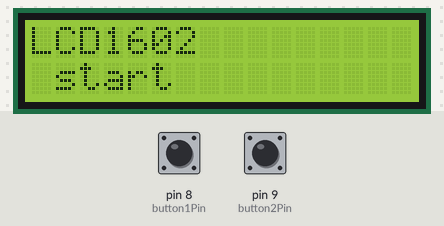
The sketch below on a simulated Arduino Uno, built with avr-gcc and run on an emulated ATmega328P. Parts: 16×2 character LCD. The test bench sets the inputs (shaded band); at power-on: pin 8 (button1Pin) LOW, pin 9 (button2Pin) LOW.

Above: at 1.2 s.
1.3 s: pin 8 (button1Pin) pulled HIGH for 0.15 s
At 1.9 s:
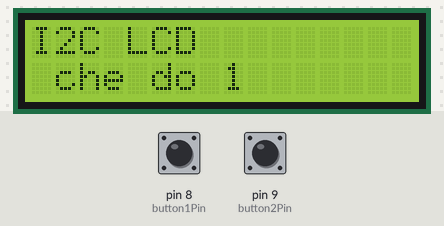
4.4 s: pin 9 (button2Pin) pulled HIGH for 3.2 s
At 5.4 s:
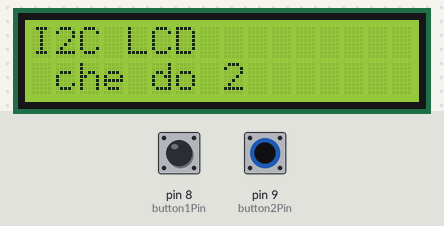
9.1 s: pin 8 (button1Pin) pulled HIGH for 3.2 s
At 11.3 s:
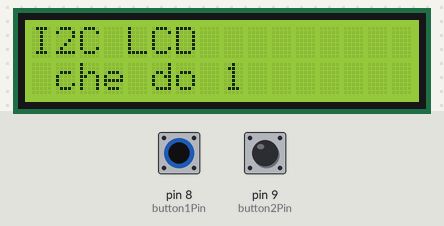
15.0 s: pin 8 (button1Pin) pulled HIGH for 1 s
Timing chart, 0 to 18.0 s (numbered marks = the images above; inputs shaded):
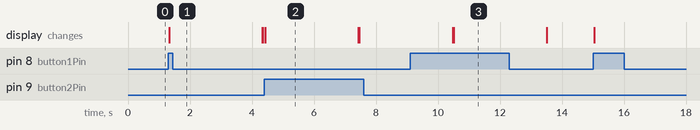

The sketch:

Bai_5.ino
```cpp
#include <Wire.h>
#include <LiquidCrystal_I2C.h>

LiquidCrystal_I2C lcd(0x27, 16, 2);

const int button1Pin = 8;
const int button2Pin = 9;

void setup() {
  lcd.init();
  lcd.backlight();

  pinMode(button1Pin, INPUT);
  pinMode(button2Pin, INPUT);
}

void loop() {
  int button1State = digitalRead(button1Pin);
  int button2State = digitalRead(button2Pin);
  lcd.setCursor(0, 0);
  lcd.print("LCD1602");
  lcd.setCursor(1, 1);
  lcd.print("start");

  if (button1State == HIGH) {
    lcd.clear();
    lcd.setCursor(0, 0);
    lcd.print("I2C LCD");
    lcd.setCursor(1, 1);
    lcd.print("che do 1");
    delay(3000);
    lcd.clear();
  }

  if (button2State == HIGH) {
    lcd.clear();
    lcd.setCursor(0, 0);
    lcd.print("I2C LCD");
    lcd.setCursor(1, 1);
    lcd.print("che do 2");
    delay(3000);
    lcd.clear();
  }
}
```

Measured:
- after the input at 1.3 s, the display: changes at once (image 1)
- after the input at 4.4 s, the display: changes at once (image 2)
- what the display in image 2 shows lasts 3.0 s, from 4.4 s to 7.4 s
